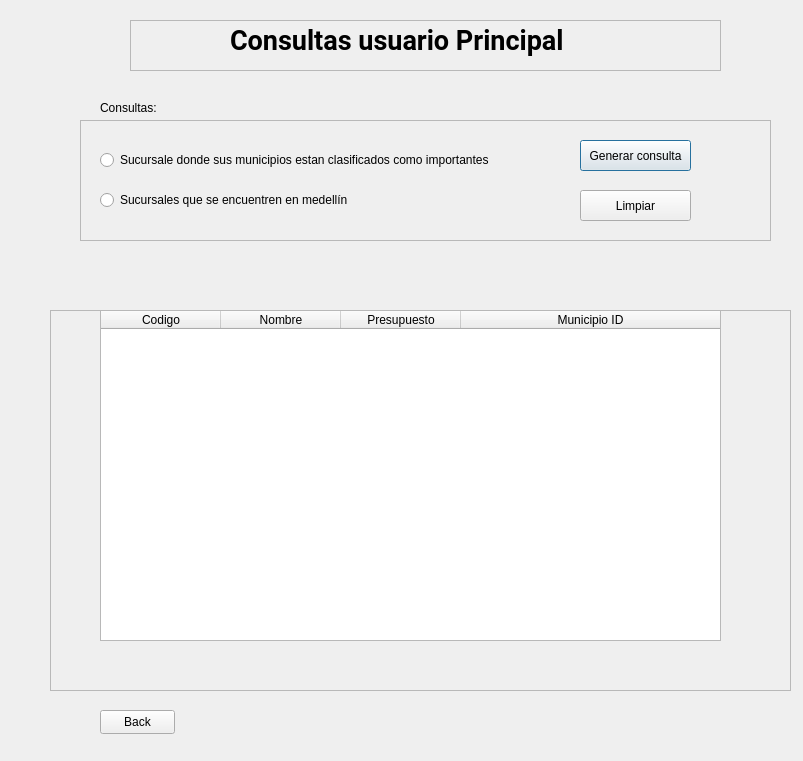
<?xml version="1.0" encoding="UTF-8"?>
<ui version="4.0">
 <class>Dialog</class>
 <widget class="QDialog" name="Dialog">
  <property name="geometry">
   <rect>
    <x>0</x>
    <y>0</y>
    <width>803</width>
    <height>761</height>
   </rect>
  </property>
  <property name="windowTitle">
   <string>Dialog</string>
  </property>
  <widget class="QFrame" name="info_frame">
   <property name="geometry">
    <rect>
     <x>80</x>
     <y>120</y>
     <width>691</width>
     <height>121</height>
    </rect>
   </property>
   <property name="frameShape">
    <enum>QFrame::Shape::StyledPanel</enum>
   </property>
   <property name="frameShadow">
    <enum>QFrame::Shadow::Raised</enum>
   </property>
   <widget class="QRadioButton" name="radioButtonc1">
    <property name="geometry">
     <rect>
      <x>20</x>
      <y>30</y>
      <width>511</width>
      <height>20</height>
     </rect>
    </property>
    <property name="text">
     <string>Sucursale donde sus municipios estan clasificados como importantes</string>
    </property>
   </widget>
   <widget class="QRadioButton" name="radioButtonc2">
    <property name="geometry">
     <rect>
      <x>20</x>
      <y>70</y>
      <width>511</width>
      <height>20</height>
     </rect>
    </property>
    <property name="text">
     <string>Sucursales que se encuentren en medellín</string>
    </property>
   </widget>
   <widget class="QPushButton" name="generarConsulta_btn">
    <property name="geometry">
     <rect>
      <x>500</x>
      <y>20</y>
      <width>111</width>
      <height>31</height>
     </rect>
    </property>
    <property name="text">
     <string>Generar consulta</string>
    </property>
   </widget>
   <widget class="QPushButton" name="limpiar_btn">
    <property name="geometry">
     <rect>
      <x>500</x>
      <y>70</y>
      <width>111</width>
      <height>31</height>
     </rect>
    </property>
    <property name="text">
     <string>Limpiar</string>
    </property>
   </widget>
  </widget>
  <widget class="QFrame" name="frame_2">
   <property name="geometry">
    <rect>
     <x>130</x>
     <y>20</y>
     <width>591</width>
     <height>51</height>
    </rect>
   </property>
   <property name="frameShape">
    <enum>QFrame::Shape::StyledPanel</enum>
   </property>
   <property name="frameShadow">
    <enum>QFrame::Shadow::Raised</enum>
   </property>
   <widget class="QLabel" name="label">
    <property name="geometry">
     <rect>
      <x>100</x>
      <y>0</y>
      <width>381</width>
      <height>41</height>
     </rect>
    </property>
    <property name="font">
     <font>
      <family>Roboto</family>
      <pointsize>20</pointsize>
      <bold>true</bold>
     </font>
    </property>
    <property name="text">
     <string>Consultas usuario Principal</string>
    </property>
   </widget>
  </widget>
  <widget class="QFrame" name="result_frame">
   <property name="geometry">
    <rect>
     <x>50</x>
     <y>310</y>
     <width>741</width>
     <height>381</height>
    </rect>
   </property>
   <property name="focusPolicy">
    <enum>Qt::FocusPolicy::NoFocus</enum>
   </property>
   <property name="frameShape">
    <enum>QFrame::Shape::StyledPanel</enum>
   </property>
   <property name="frameShadow">
    <enum>QFrame::Shadow::Raised</enum>
   </property>
   <widget class="QTableWidget" name="tableWidget">
    <property name="geometry">
     <rect>
      <x>50</x>
      <y>0</y>
      <width>621</width>
      <height>331</height>
     </rect>
    </property>
    <property name="focusPolicy">
     <enum>Qt::FocusPolicy::NoFocus</enum>
    </property>
    <property name="showGrid">
     <bool>false</bool>
    </property>
    <attribute name="horizontalHeaderMinimumSectionSize">
     <number>50</number>
    </attribute>
    <attribute name="horizontalHeaderDefaultSectionSize">
     <number>120</number>
    </attribute>
    <attribute name="horizontalHeaderStretchLastSection">
     <bool>true</bool>
    </attribute>
    <attribute name="verticalHeaderVisible">
     <bool>false</bool>
    </attribute>
    <column>
     <property name="text">
      <string>Codigo</string>
     </property>
    </column>
    <column>
     <property name="text">
      <string>Nombre</string>
     </property>
    </column>
    <column>
     <property name="text">
      <string>Presupuesto</string>
     </property>
    </column>
    <column>
     <property name="text">
      <string>Municipio ID</string>
     </property>
    </column>
   </widget>
  </widget>
  <widget class="QPushButton" name="back_btn">
   <property name="geometry">
    <rect>
     <x>100</x>
     <y>710</y>
     <width>75</width>
     <height>24</height>
    </rect>
   </property>
   <property name="text">
    <string>Back</string>
   </property>
  </widget>
  <widget class="QLabel" name="label_2">
   <property name="geometry">
    <rect>
     <x>100</x>
     <y>100</y>
     <width>71</width>
     <height>16</height>
    </rect>
   </property>
   <property name="text">
    <string>Consultas:</string>
   </property>
  </widget>
 </widget>
 <resources/>
 <connections/>
</ui>
